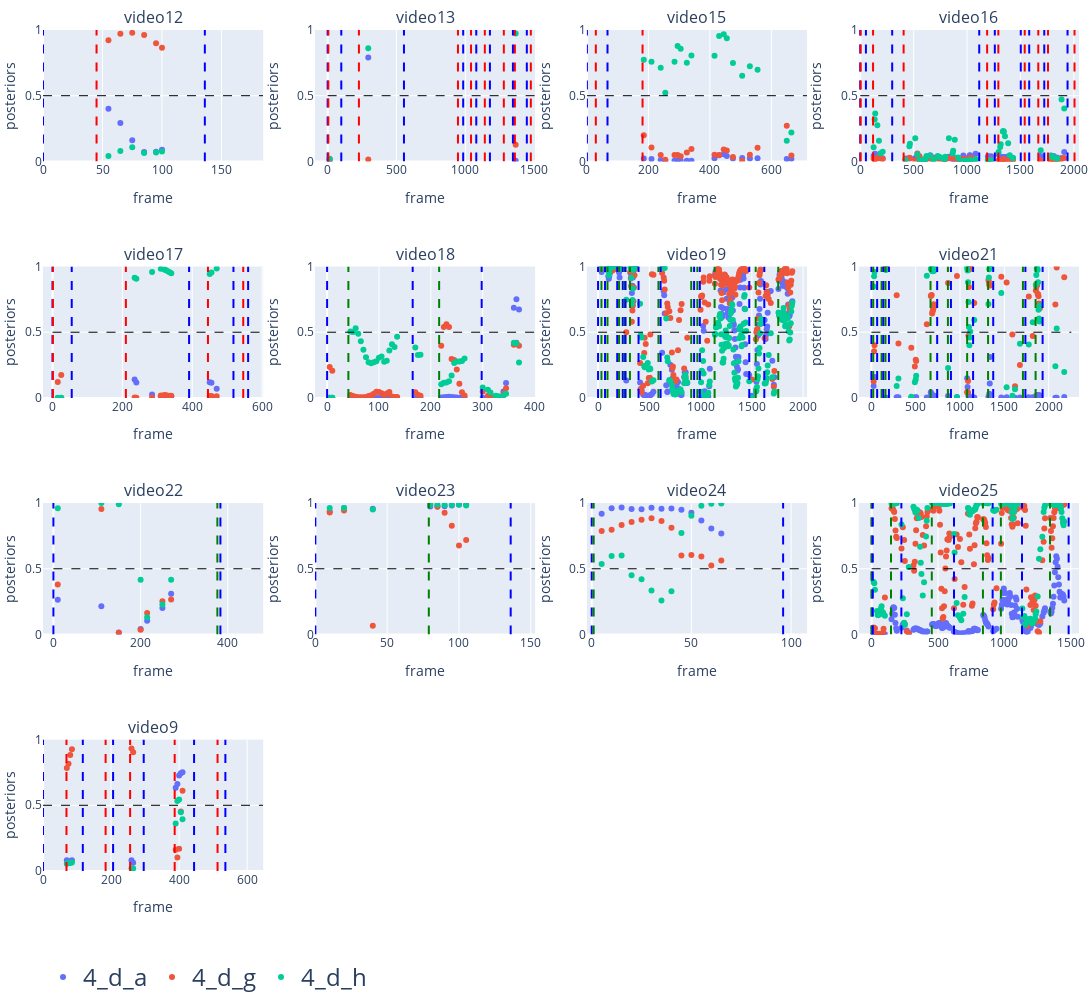

Notebook code cell kept with this figure:
### Code cell
run_name_list = ['4_d_a', '4_d_g', '4_d_h']
compare_emo_pos_all_video(run_name_list, dis_video_name_list, figure_size=(3000, 1000), epoch=[10, 10, 5])
